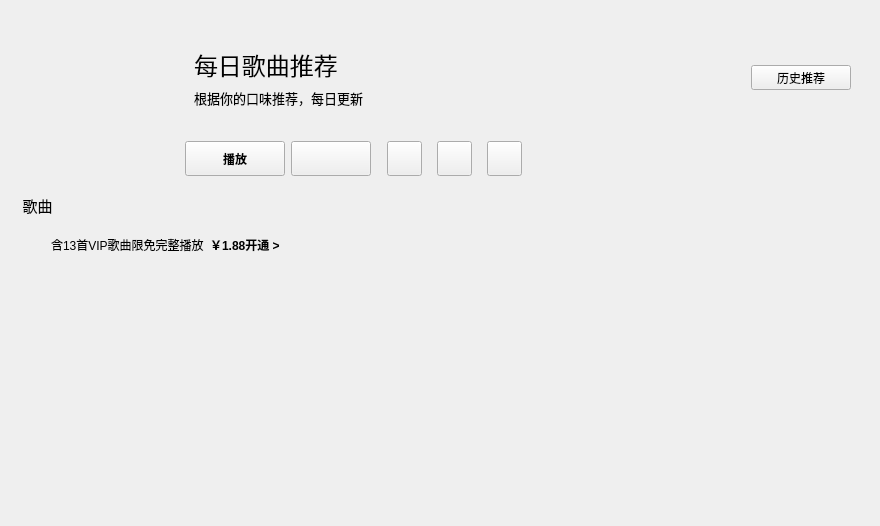
<?xml version="1.0" encoding="UTF-8"?>
<ui version="4.0">
 <class>DailyRecommend</class>
 <widget class="QWidget" name="DailyRecommend">
  <property name="geometry">
   <rect>
    <x>0</x>
    <y>0</y>
    <width>880</width>
    <height>526</height>
   </rect>
  </property>
  <property name="windowTitle">
   <string>DailyRecommend</string>
  </property>
  <layout class="QVBoxLayout" name="verticalLayout_5">
   <item>
    <widget class="QWidget" name="widget" native="true">
     <layout class="QHBoxLayout" name="horizontalLayout_3">
      <property name="rightMargin">
       <number>0</number>
      </property>
      <item>
       <widget class="QLabel" name="top_cover_label">
        <property name="sizePolicy">
         <sizepolicy hsizetype="Fixed" vsizetype="Fixed">
          <horstretch>0</horstretch>
          <verstretch>0</verstretch>
         </sizepolicy>
        </property>
        <property name="minimumSize">
         <size>
          <width>150</width>
          <height>150</height>
         </size>
        </property>
        <property name="maximumSize">
         <size>
          <width>150</width>
          <height>150</height>
         </size>
        </property>
        <property name="text">
         <string/>
        </property>
       </widget>
      </item>
      <item>
       <widget class="QWidget" name="widget_5" native="true">
        <layout class="QVBoxLayout" name="verticalLayout_2">
         <property name="leftMargin">
          <number>0</number>
         </property>
         <property name="bottomMargin">
          <number>0</number>
         </property>
         <item>
          <widget class="QWidget" name="widget_4" native="true">
           <layout class="QHBoxLayout" name="horizontalLayout_2">
            <item>
             <widget class="QWidget" name="widget_3" native="true">
              <layout class="QVBoxLayout" name="verticalLayout">
               <item>
                <widget class="QLabel" name="label_2">
                 <property name="font">
                  <font>
                   <pointsize>18</pointsize>
                   <bold>false</bold>
                  </font>
                 </property>
                 <property name="text">
                  <string>每日歌曲推荐</string>
                 </property>
                </widget>
               </item>
               <item>
                <widget class="QLabel" name="under_label">
                 <property name="font">
                  <font>
                   <pointsize>10</pointsize>
                  </font>
                 </property>
                 <property name="text">
                  <string>根据你的口味推荐，每日更新</string>
                 </property>
                </widget>
               </item>
              </layout>
             </widget>
            </item>
            <item>
             <spacer name="horizontalSpacer">
              <property name="orientation">
               <enum>Qt::Horizontal</enum>
              </property>
              <property name="sizeHint" stdset="0">
               <size>
                <width>361</width>
                <height>20</height>
               </size>
              </property>
             </spacer>
            </item>
            <item>
             <widget class="IconBesideTextToolButton" name="history_recommend_toolButton">
              <property name="sizePolicy">
               <sizepolicy hsizetype="Fixed" vsizetype="Fixed">
                <horstretch>0</horstretch>
                <verstretch>0</verstretch>
               </sizepolicy>
              </property>
              <property name="minimumSize">
               <size>
                <width>100</width>
                <height>0</height>
               </size>
              </property>
              <property name="maximumSize">
               <size>
                <width>100</width>
                <height>16777215</height>
               </size>
              </property>
              <property name="cursor">
               <cursorShape>PointingHandCursor</cursorShape>
              </property>
              <property name="text">
               <string>历史推荐</string>
              </property>
             </widget>
            </item>
           </layout>
          </widget>
         </item>
         <item>
          <widget class="QWidget" name="button_widget" native="true">
           <layout class="QHBoxLayout" name="horizontalLayout">
            <property name="spacing">
             <number>6</number>
            </property>
            <property name="bottomMargin">
             <number>0</number>
            </property>
            <item>
             <widget class="QToolButton" name="play_toolButton">
              <property name="minimumSize">
               <size>
                <width>100</width>
                <height>35</height>
               </size>
              </property>
              <property name="maximumSize">
               <size>
                <width>100</width>
                <height>35</height>
               </size>
              </property>
              <property name="font">
               <font>
                <bold>true</bold>
               </font>
              </property>
              <property name="cursor">
               <cursorShape>PointingHandCursor</cursorShape>
              </property>
              <property name="text">
               <string>播放</string>
              </property>
              <property name="toolButtonStyle">
               <enum>Qt::ToolButtonTextBesideIcon</enum>
              </property>
             </widget>
            </item>
            <item>
             <widget class="IconBesideTextToolButton" name="vip_toolButton">
              <property name="minimumSize">
               <size>
                <width>80</width>
                <height>35</height>
               </size>
              </property>
              <property name="maximumSize">
               <size>
                <width>80</width>
                <height>35</height>
               </size>
              </property>
              <property name="cursor">
               <cursorShape>PointingHandCursor</cursorShape>
              </property>
              <property name="text">
               <string/>
              </property>
             </widget>
            </item>
            <item>
             <widget class="QWidget" name="small_widget" native="true">
              <property name="minimumSize">
               <size>
                <width>100</width>
                <height>0</height>
               </size>
              </property>
              <layout class="QHBoxLayout" name="horizontalLayout_6">
               <property name="spacing">
                <number>15</number>
               </property>
               <property name="leftMargin">
                <number>10</number>
               </property>
               <property name="topMargin">
                <number>0</number>
               </property>
               <property name="rightMargin">
                <number>0</number>
               </property>
               <property name="bottomMargin">
                <number>0</number>
               </property>
               <item>
                <widget class="QToolButton" name="collect_toolButton">
                 <property name="minimumSize">
                  <size>
                   <width>35</width>
                   <height>35</height>
                  </size>
                 </property>
                 <property name="maximumSize">
                  <size>
                   <width>35</width>
                   <height>35</height>
                  </size>
                 </property>
                 <property name="cursor">
                  <cursorShape>PointingHandCursor</cursorShape>
                 </property>
                 <property name="text">
                  <string/>
                 </property>
                </widget>
               </item>
               <item>
                <widget class="QToolButton" name="download_toolButton">
                 <property name="minimumSize">
                  <size>
                   <width>35</width>
                   <height>35</height>
                  </size>
                 </property>
                 <property name="maximumSize">
                  <size>
                   <width>35</width>
                   <height>35</height>
                  </size>
                 </property>
                 <property name="cursor">
                  <cursorShape>PointingHandCursor</cursorShape>
                 </property>
                 <property name="text">
                  <string/>
                 </property>
                </widget>
               </item>
               <item>
                <widget class="QToolButton" name="batch_toolButton">
                 <property name="minimumSize">
                  <size>
                   <width>35</width>
                   <height>35</height>
                  </size>
                 </property>
                 <property name="maximumSize">
                  <size>
                   <width>35</width>
                   <height>35</height>
                  </size>
                 </property>
                 <property name="cursor">
                  <cursorShape>PointingHandCursor</cursorShape>
                 </property>
                 <property name="text">
                  <string/>
                 </property>
                </widget>
               </item>
              </layout>
             </widget>
            </item>
            <item>
             <spacer name="horizontalSpacer_2">
              <property name="orientation">
               <enum>Qt::Horizontal</enum>
              </property>
              <property name="sizeHint" stdset="0">
               <size>
                <width>40</width>
                <height>20</height>
               </size>
              </property>
             </spacer>
            </item>
           </layout>
          </widget>
         </item>
        </layout>
       </widget>
      </item>
     </layout>
    </widget>
   </item>
   <item>
    <widget class="QWidget" name="widget_6" native="true">
     <layout class="QHBoxLayout" name="horizontalLayout_4">
      <property name="spacing">
       <number>0</number>
      </property>
      <property name="topMargin">
       <number>3</number>
      </property>
      <property name="bottomMargin">
       <number>3</number>
      </property>
      <item>
       <widget class="QLabel" name="label_4">
        <property name="sizePolicy">
         <sizepolicy hsizetype="Fixed" vsizetype="Fixed">
          <horstretch>0</horstretch>
          <verstretch>0</verstretch>
         </sizepolicy>
        </property>
        <property name="minimumSize">
         <size>
          <width>35</width>
          <height>0</height>
         </size>
        </property>
        <property name="maximumSize">
         <size>
          <width>35</width>
          <height>16777215</height>
         </size>
        </property>
        <property name="font">
         <font>
          <pointsize>11</pointsize>
         </font>
        </property>
        <property name="text">
         <string>歌曲</string>
        </property>
        <property name="scaledContents">
         <bool>true</bool>
        </property>
        <property name="alignment">
         <set>Qt::AlignCenter</set>
        </property>
       </widget>
      </item>
      <item>
       <widget class="QLabel" name="count_label">
        <property name="sizePolicy">
         <sizepolicy hsizetype="Fixed" vsizetype="Fixed">
          <horstretch>0</horstretch>
          <verstretch>0</verstretch>
         </sizepolicy>
        </property>
        <property name="minimumSize">
         <size>
          <width>30</width>
          <height>0</height>
         </size>
        </property>
        <property name="maximumSize">
         <size>
          <width>30</width>
          <height>16777215</height>
         </size>
        </property>
        <property name="text">
         <string/>
        </property>
        <property name="scaledContents">
         <bool>true</bool>
        </property>
        <property name="alignment">
         <set>Qt::AlignCenter</set>
        </property>
       </widget>
      </item>
      <item>
       <spacer name="horizontalSpacer_3">
        <property name="orientation">
         <enum>Qt::Horizontal</enum>
        </property>
        <property name="sizeHint" stdset="0">
         <size>
          <width>774</width>
          <height>20</height>
         </size>
        </property>
       </spacer>
      </item>
     </layout>
    </widget>
   </item>
   <item>
    <widget class="QWidget" name="desc_widget" native="true">
     <layout class="QHBoxLayout" name="horizontalLayout_5">
      <property name="topMargin">
       <number>6</number>
      </property>
      <property name="bottomMargin">
       <number>6</number>
      </property>
      <item>
       <widget class="QLabel" name="ico_label">
        <property name="sizePolicy">
         <sizepolicy hsizetype="Fixed" vsizetype="Fixed">
          <horstretch>0</horstretch>
          <verstretch>0</verstretch>
         </sizepolicy>
        </property>
        <property name="minimumSize">
         <size>
          <width>25</width>
          <height>25</height>
         </size>
        </property>
        <property name="maximumSize">
         <size>
          <width>25</width>
          <height>25</height>
         </size>
        </property>
        <property name="cursor">
         <cursorShape>PointingHandCursor</cursorShape>
        </property>
        <property name="text">
         <string/>
        </property>
       </widget>
      </item>
      <item>
       <widget class="QLabel" name="label_7">
        <property name="cursor">
         <cursorShape>PointingHandCursor</cursorShape>
        </property>
        <property name="text">
         <string>含13首VIP歌曲限免完整播放</string>
        </property>
        <property name="scaledContents">
         <bool>true</bool>
        </property>
       </widget>
      </item>
      <item>
       <widget class="QLabel" name="money_label">
        <property name="font">
         <font>
          <bold>true</bold>
         </font>
        </property>
        <property name="cursor">
         <cursorShape>PointingHandCursor</cursorShape>
        </property>
        <property name="text">
         <string>￥1.88开通 &gt;</string>
        </property>
        <property name="scaledContents">
         <bool>true</bool>
        </property>
       </widget>
      </item>
      <item>
       <spacer name="horizontalSpacer_4">
        <property name="orientation">
         <enum>Qt::Horizontal</enum>
        </property>
        <property name="sizeHint" stdset="0">
         <size>
          <width>588</width>
          <height>20</height>
         </size>
        </property>
       </spacer>
      </item>
     </layout>
    </widget>
   </item>
   <item>
    <widget class="MyScrollArea" name="scrollArea">
     <property name="frameShape">
      <enum>QFrame::NoFrame</enum>
     </property>
     <property name="widgetResizable">
      <bool>true</bool>
     </property>
     <widget class="QWidget" name="scrollAreaWidgetContents">
      <property name="geometry">
       <rect>
        <x>0</x>
        <y>0</y>
        <width>862</width>
        <height>127</height>
       </rect>
      </property>
      <layout class="QVBoxLayout" name="verticalLayout_4">
       <property name="spacing">
        <number>0</number>
       </property>
       <property name="leftMargin">
        <number>0</number>
       </property>
       <property name="topMargin">
        <number>0</number>
       </property>
       <property name="rightMargin">
        <number>0</number>
       </property>
       <property name="bottomMargin">
        <number>0</number>
       </property>
       <item>
        <widget class="QWidget" name="daily_song_list_widget" native="true">
         <layout class="QVBoxLayout" name="verticalLayout_3"/>
        </widget>
       </item>
      </layout>
     </widget>
    </widget>
   </item>
   <item>
    <spacer name="verticalSpacer_2">
     <property name="orientation">
      <enum>Qt::Vertical</enum>
     </property>
     <property name="sizeHint" stdset="0">
      <size>
       <width>20</width>
       <height>1</height>
      </size>
     </property>
    </spacer>
   </item>
  </layout>
 </widget>
 <customwidgets>
  <customwidget>
   <class>IconBesideTextToolButton</class>
   <extends>QToolButton</extends>
   <header>IconBesideTextToolButton.h</header>
  </customwidget>
  <customwidget>
   <class>MyScrollArea</class>
   <extends>QScrollArea</extends>
   <header>MyScrollArea.h</header>
   <container>1</container>
  </customwidget>
 </customwidgets>
 <resources/>
 <connections/>
</ui>
